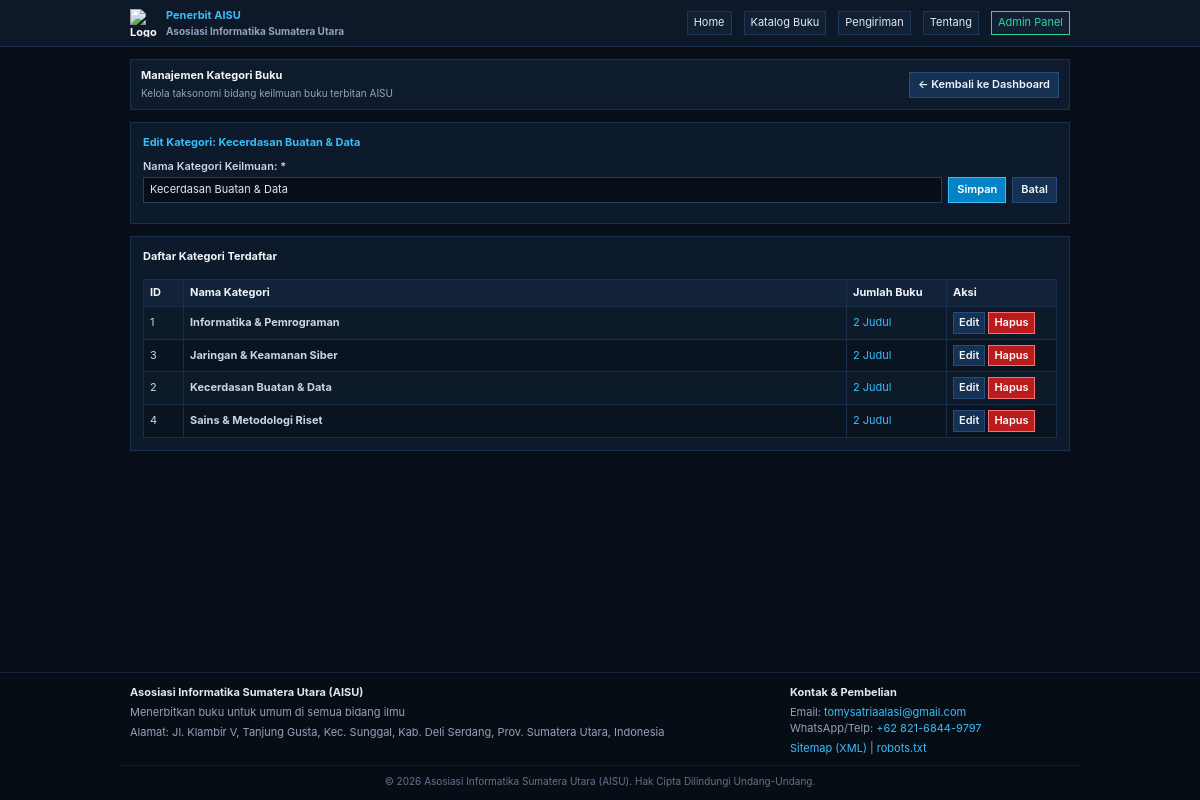
Screenshot of /admin/kategori.php?act=edit&id=2 (signed in) with the database file from the repository.
### tables this page shows
CREATE TABLE `kategori` (
  `id` INT AUTO_INCREMENT PRIMARY KEY,
  `nama` VARCHAR(100) NOT NULL
);

### admin/kategori.php (the view, shortened to what this page needs)
<?php
require_once __DIR__ . '/../config.php';
$db = db();
$act = $_GET['act'] ?? 'list';
$id = isset($_GET['id']) ? (int)$_GET['id'] : 0;
$edit_data = null;
if ($act === 'edit' && $id > 0) {
    $st = $db->prepare("SELECT * FROM kategori WHERE id = :id");
    $st->execute([':id' => $id]);
    $edit_data = $st->fetch();
}
$list = $db->query("
    SELECT k.*, COUNT(b.id) AS total_buku
    FROM kategori k
    LEFT JOIN buku b ON b.kategori_id = k.id
    GROUP BY k.id
    ORDER BY k.nama ASC
")->fetchAll();
?>
<div class="page-title-box" style="display:flex;justify-content:space-between;align-items:center;flex-wrap:wrap;gap:6px;">
  <div>
    <h1 class="page-title">Manajemen Kategori Buku</h1>
    <div class="page-subtitle">Kelola taksonomi bidang keilmuan buku terbitan AISU</div>
  </div>
  <a href="<?= base_url('admin/index.php') ?>" class="btn">&larr; Kembali ke Dashboard</a>
</div>
<div style="display:grid;grid-template-columns:1fr;gap:12px;">
  <div style="background:#0d1a2b;border:1px solid #1a2f4c;padding:12px;">
    <h2 style="color:#38bdf8;font-size:11px;font-weight:bold;margin-bottom:8px;">
      <?= $edit_data ? 'Edit Kategori: ' . sanitize($edit_data['nama']) : '+ Tambah Kategori Baru' ?>
    </h2>
    <form method="POST" action="">
      <div class="form-group">
        <label>Nama Kategori Keilmuan: *</label>
        <div style="display:flex;gap:6px;">
          <input type="text" name="nama" class="form-control" value="<?= sanitize($edit_data['nama'] ?? '') ?>" required placeholder="Contoh: Rekayasa Komputasi & Grafika">
          <button type="submit" class="btn btn-primary" style="white-space:nowrap;"><?= $edit_data ? 'Simpan' : '+ Tambah' ?></button>
          <?php if ($edit_data): ?>
            <a href="<?= base_url('admin/kategori.php') ?>" class="btn">Batal</a>
          <?php endif; ?>
        </div>
      </div>
    </form>
  </div>
  <div style="background:#0d1a2b;border:1px solid #1a2f4c;padding:12px;">
    <h2 style="color:#f1f5f9;font-size:11px;font-weight:bold;margin-bottom:6px;">Daftar Kategori Terdaftar</h2>
    <?php if (empty($list)): ?>
      <p style="color:#94a3b8;padding:8px;text-align:center;">Belum ada kategori terdaftar.</p>
    <?php else: ?>
      <div style="overflow-x:auto;">
        <table class="table-data">
          <thead>
            <tr>
              <th style="width:40px;">ID</th>
              <th>Nama Kategori</th>
              <th style="width:100px;">Jumlah Buku</th>
              <th style="width:110px;">Aksi</th>
            </tr>
          </thead>
          <tbody>
            <?php foreach ($list as $item): ?>
              <tr>
                <td><?= $item['id'] ?></td>
                <td><strong><?= sanitize($item['nama']) ?></strong></td>
                <td><span style="color:#38bdf8;"><?= (int)$item['total_buku'] ?> Judul</span></td>
                <td>
                  <a href="<?= base_url('admin/kategori.php?act=edit&id=' . $item['id']) ?>" class="btn" style="padding:2px 5px;">Edit</a>
                  <a href="<?= base_url('admin/kategori.php?act=hapus&id=' . $item['id']) ?>" class="btn btn-danger" style="padding:2px 5px;" onclick="return confirm('Hapus kategori ini?')">Hapus</a>
                </td>
              </tr>
            <?php endforeach; ?>
          </tbody>
        </table>
      </div>
    <?php endif; ?>
  </div>
</div>

### assets/style.css (style rules this page uses)
* { margin: 0; padding: 0; box-sizing: border-box; font-family: -apple-system, BlinkMacSystemFont, "Segoe UI", Roboto, Oxygen, Ubuntu, Cantarell, "Helvetica Neue", Arial, sans-serif; font-size: 11px; line-height: 1.45; -webkit-text-size-adjust: 100%; }
body { background-color: #070e17; color: #cbd5e1; min-height: 100vh; display: flex; flex-direction: column; }
a { color: #38bdf8; text-decoration: none; }
.page-title-box { background-color: #0e1b2c; border: 1px solid #1a2f4c; padding: 8px 10px; margin-bottom: 12px; }
.page-title { color: #f1f5f9; font-weight: 700; }
.page-subtitle { color: #94a3b8; font-size: 10px; margin-top: 2px; }
.filter-bar input[type="text"], .filter-bar select, .form-control { background-color: #070e17; color: #e2e8f0; border: 1px solid #233e64; padding: 4px 6px; width: 100%; }
.btn { display: inline-block; padding: 4px 8px; background-color: #153154; color: #f1f5f9; border: 1px solid #274b7a; cursor: pointer; text-align: center; font-weight: 600; text-decoration: none; }
.btn-primary { background-color: #0284c7; border-color: #38bdf8; color: #ffffff; }
.btn-danger { background-color: #b91c1c; border-color: #f87171; color: #ffffff; }
.table-data { width: 100%; border-collapse: collapse; margin-top: 8px; background-color: #0d1a2a; }
.table-data th, .table-data td { padding: 5px 6px; border: 1px solid #1a2f4c; text-align: left; }
.table-data th { background-color: #122238; color: #f1f5f9; font-weight: bold; }
.table-data tr:nth-child(even) { background-color: #0a1421; }
.form-group { margin-bottom: 8px; }
.form-group label { display: block; margin-bottom: 2px; color: #cbd5e1; font-weight: 600; }

### rows the page displays
kategori: nama "Kecerdasan Buatan & Data", id "2", total_buku "2"
kategori: id "1", nama "Informatika & Pemrograman", total_buku "2"
kategori: id "3", nama "Jaringan & Keamanan Siber", total_buku "2"
kategori: id "4", nama "Sains & Metodologi Riset", total_buku "2"

### other values shown
PUBLISHER_SHORT "Penerbit AISU"
PUBLISHER_NAME "Asosiasi Informatika Sumatera Utara (AISU)"
PUBLISHER_FOCUS "Menerbitkan buku untuk umum di semua bidang ilmu"
PUBLISHER_ADDRESS "Jl. Klambir V, Tanjung Gusta, Kec. Sunggal, Kab. Deli Serdang, Prov. Sumatera Utara, Indonesia"
PUBLISHER_EMAIL "tomysatriaalasi@gmail.com"
PUBLISHER_PHONE "+62 821-6844-9797"
